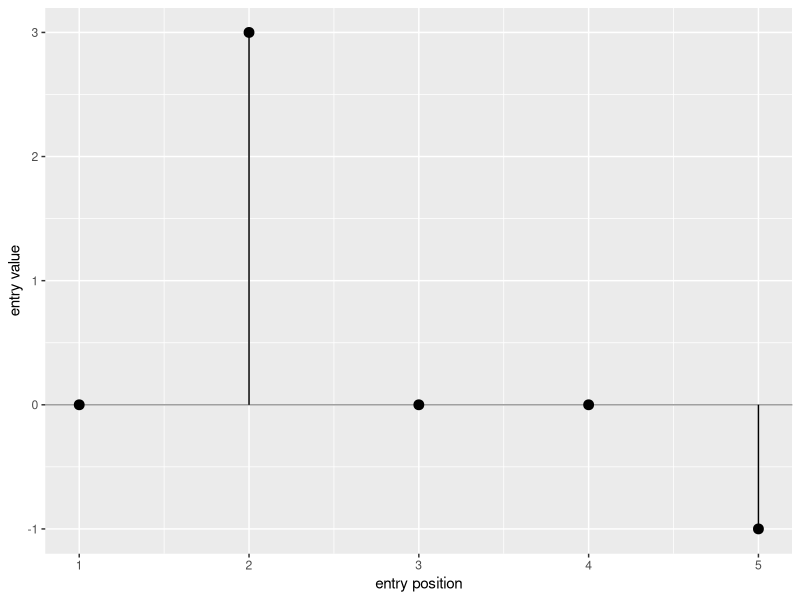

The R source for this figure:
## ---- chunk 1
#| label: sparse-vector-plot
#| code-fold: true
#| fig-alt: >-
#|   Stem plot of the five entries of the vector (0, 3, 0, 0, -1) against
#|   their positions 1 to 5. Only position 2, with a stem up to 3, and
#|   position 5, with a stem down to -1, leave the horizontal zero line; the
#|   other three entries sit on it.
#| fig-height: 3
#| fig-width: 5
values <- c(0, 3, 0, 0, -1)
entries <- tibble::tibble(position = 1:5, value = values)

entries |>
  ggplot2::ggplot() +
  ggplot2::aes(x = position, y = value) +
  ggplot2::geom_hline(yintercept = 0, colour = "grey60") +
  ggplot2::geom_segment(
    mapping = ggplot2::aes(xend = position, yend = 0)
  ) +
  ggplot2::geom_point(size = 3) +
  ggplot2::labs(x = "entry position", y = "entry value")
